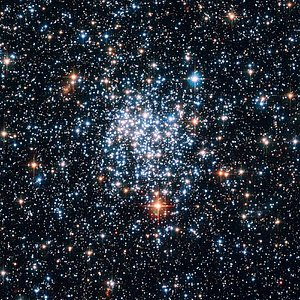
#> input picture Model/demo.jpg, 300 x 300 px, found by its file name
$ python image_modification.py
#> lines starting #> are read from the running program, lines starting #| are printed output that depends on the picture
import cv2 as cv
import numpy as np
print(cv.__version__)
img=cv.imread('demo.jpg')
#> img is the input picture: shape (300, 300, 3); mean B, G, R 57.4, 47.7, 41.8
img_blur=img
print(img_blur.shape)
#| (300, 300, 3)
# cv.imshow('Space',img)
# cv.imshow('Blurred',img_blur)
cv.imwrite('demo_blur.jpg',img_blur[::4,::4])
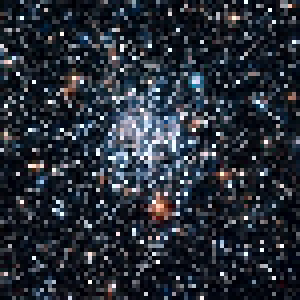
#> saved as demo_blur.jpg: shape (75, 75, 3) (shown 4 times larger); mean B, G, R 55.9, 46.1, 40.2
cv.waitKey(0)
